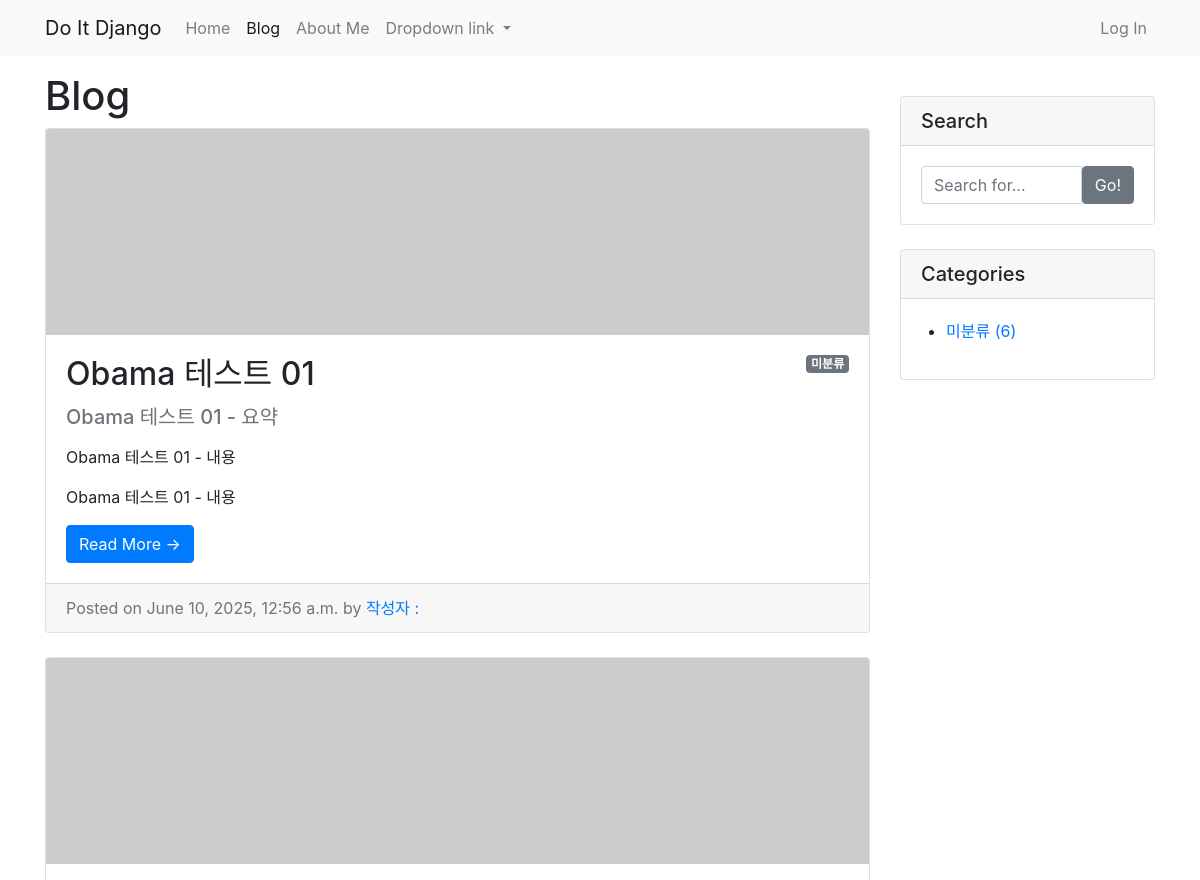
Page /blog/ (upper part) on the earlier database version.
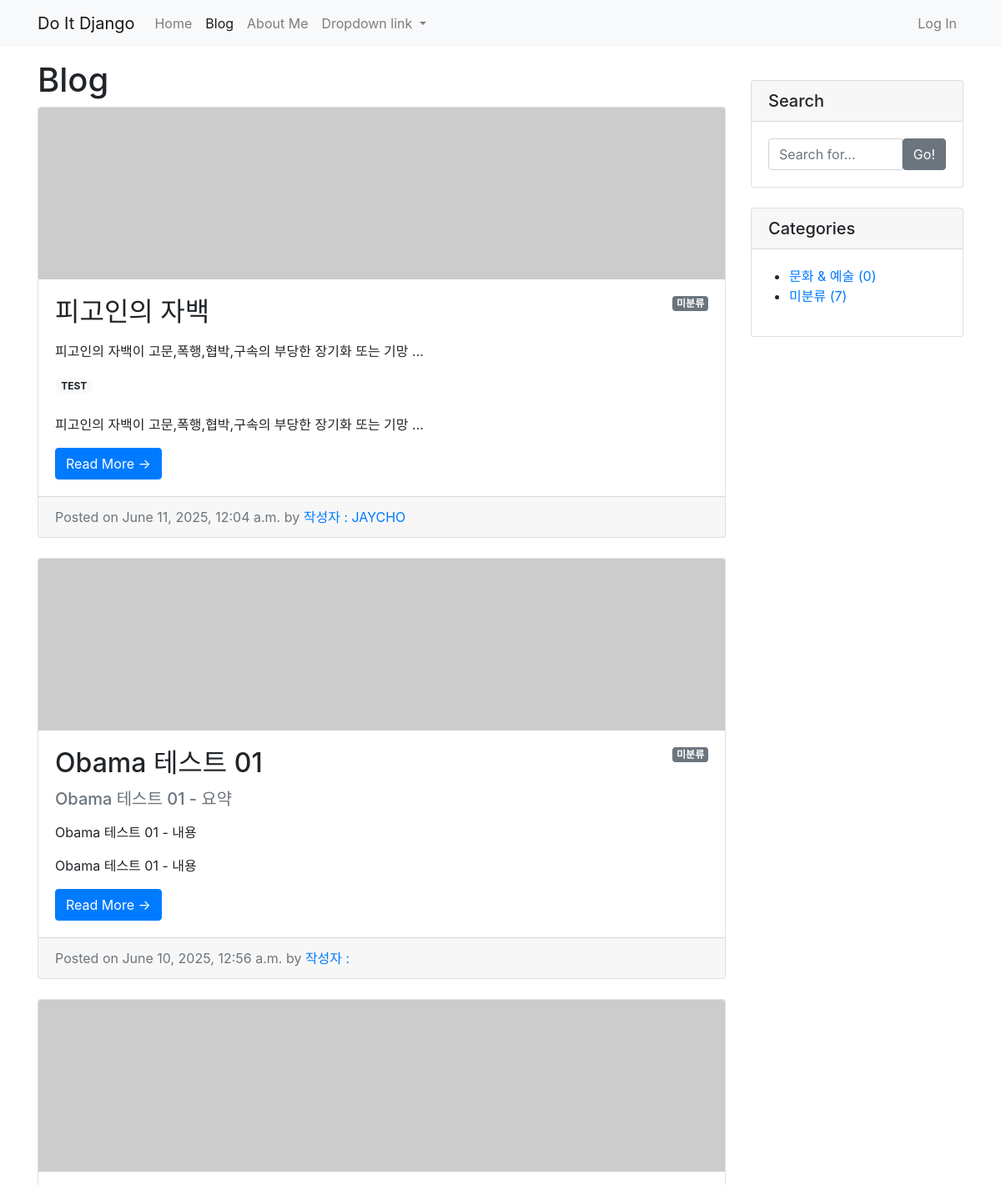
Same page on the later database version.
### blog/models.py (models this page shows, shortened)
class Post(models.Model):
    title = models.CharField(max_length=30)
    hook = models.CharField(max_length=100, blank=True)
    content = MarkdownxField()
    head_image = models.ImageField(upload_to='blog/images/%Y/%m/%d/',blank=True)
    file_upload = models.FileField(upload_to='blog/files/%Y/%m/%d/',blank=True)
    create_at = models.DateTimeField(auto_now_add=True)
    update_at = models.DateTimeField(auto_now=True)
    author = models.ForeignKey(User,on_delete=models.SET_NULL, null=True)
    category = models.ForeignKey('Category',on_delete=models.SET_NULL, null=True, blank=True)
    tags = models.ManyToManyField('Tag',blank=True)
    def __str__(self):
        return f'[{self.pk}] {self.title} :: {self.author}'
    def get_absolute_url(self):
        return f"/blog/{self.pk}/"
    def get_content_markdown(self):
        return markdown(self.content)

class Tag(models.Model):
    name = models.CharField(max_length=50)
    slug = models.SlugField(max_length=50, unique=True, allow_unicode=True)
    def get_absolute_url(self):
        return f"/blog/tag/{self.slug}/"

class Category(models.Model):
    name = models.CharField(max_length=50, unique=True)
    slug = models.SlugField(max_length=50, unique=True, allow_unicode=True)
    def __str__(self):
        return self.name
    def get_absolute_url(self):
        return f"/blog/category/{self.slug}/"
    class Meta:
        verbose_name_plural = 'Categories'

### blog/views.py (the view)
# urls.py: path('', views.PostList.as_view(),name='post_list'),
class PostList(ListView):
    model = Post
    ordering = '-pk'
    def get_context_data(self, **kwargs):
        context = super(PostList, self).get_context_data()
        context['categories'] = Category.objects.all()
        context['no_category_post_count'] = Post.objects.filter(category=None).count()
        return context

### blog/templates/blog/post_list.html (shortened to what this page needs)
{% extends 'blog/base.html' %}
{% block main %}
    <h1>
        Blog
    </h1>
    {% if post_list.exists %}
        {% for p in post_list %}
            <div class="card mb-4" id="post-{{ p.pk }}">
                {% if p.head_image %}
                    <img class="card-img-top" src="{{ p.head_image.url }}" alt="{{ p }} head image">
                {% else %}
                    <img class="card-img-top" src="https://picsum.photos/seed/{{ p.id }}/800/200" alt="random_image">
                {% endif %}
                <div class="card-body">
                    {% if p.category %}
                        <span class="badge badge-secondary float-right">{{ p.category }}</span>
                    {% else %}
                        <span class="badge badge-secondary float-right">미분류</span>
                    {% endif %}
                    <h2 class="card-title">{{ p.title }}</h2>
                    {% if p.hook %}
                        <h5 class="text-muted">{{ p.hook }}</h5>
                    {% endif %}
                    <p class="card-text">{{ p.get_content_markdown | truncatewords_html:45 | safe }}</p>
                    {% if p.tags.exists %}
                        {% for tag in p.tags.iterator %}
                            <a href="{{ tag.get_absolute_url }}">
                                <span class="badge badge-pill badge-light">{{ tag.name }}</span>
                            </a>
                        {% endfor %}
                        <br><br>
                    {% endif %}
                    <p class="card-text">{{ p.content | truncatewords:45 }}</p>
                    <a href="{{ p.get_absolute_url }}" class="btn btn-primary">Read More &rarr;</a>
                </div>
                <div class="card-footer text-muted">
                    Posted on {{ p.create_at }} by
                    <a href="#">작성자 : {{ p.author.username|upper }}</a>
                </div>
            </div>
        {% endfor %}
    {% else %}
        <h3>아직 게시물이 없습니다!</h3>
    {% endif %}
{% endblock %}

### blog/templates/blog/base.html (shortened to what this page needs)
<!DOCTYPE html>
{% load static %}
<html lang="ko">
<head>
    <link rel="stylesheet" href="{% static 'blog/bootstrap/bootstrap.min.css' %}" media="screen">
    <link rel="stylesheet" href="https://cdn.jsdelivr.net/npm/bootstrap-icons@1.11.1/font/bootstrap-icons.css">
</head>
<body>
{% include 'blog/navbar.html' %}
<div class="container my-3">
    <div class="row">
        <div class="col-md-8 col-lg-9" id="main-area">
            {% block main %}
            {% endblock %}
        </div>
        <div class="col-md-4 col-lg-3">
            <div class="card my-4">
                <h5 class="card-header">Search</h5>
                <div class="card-body">
                    <div class="input-group">
                        <input type="text" class="form-control" placeholder="Search for...">
                        <span class="input-group-btn">
                                <button class="btn btn-secondary" type="button">Go!</button>
                            </span>
                    </div>
                </div>
            </div>
            <div class="card my-4" id="categories-card">
                <h5 class="card-header">Categories</h5>
                <div class="card-body">
                    <div class="row">
                        <ul>
                            {% for category in categories %}
                                <li>
                                    <a href="{{ category.get_absolute_url }}">{{ category }} ({{ category.post_set.count }})</a>
                                </li>
                            {% endfor %}
                            <li>
                                <a href="/blog/category/no_category/">미분류 ({{ no_category_post_count }})</a>
                            </li>
                        </ul>
                    </div>
                </div>
            </div>
        </div>
    </div>
</div>
</body>
</html>

Differences in the rows shown:
added Post: shows "미분류", title "피고인의 자백", get_content_markdown "피고인의 자백이 고문,폭행,협박,구속의 부당한 장기화 또는 기망 ...", content "피고인의 자백이 고문,폭행,협박,구속의 부당한 장기화 또는 기망 ...", create_at "June 11, 2025, 12:04 a.m.", author.username "JAYCHO"
added Tag: name "TEST"
added Category: name "문화 & 예술", post_set.count "0"
Other differences:
{{ no_category_post_count }}: "6" → "7"
